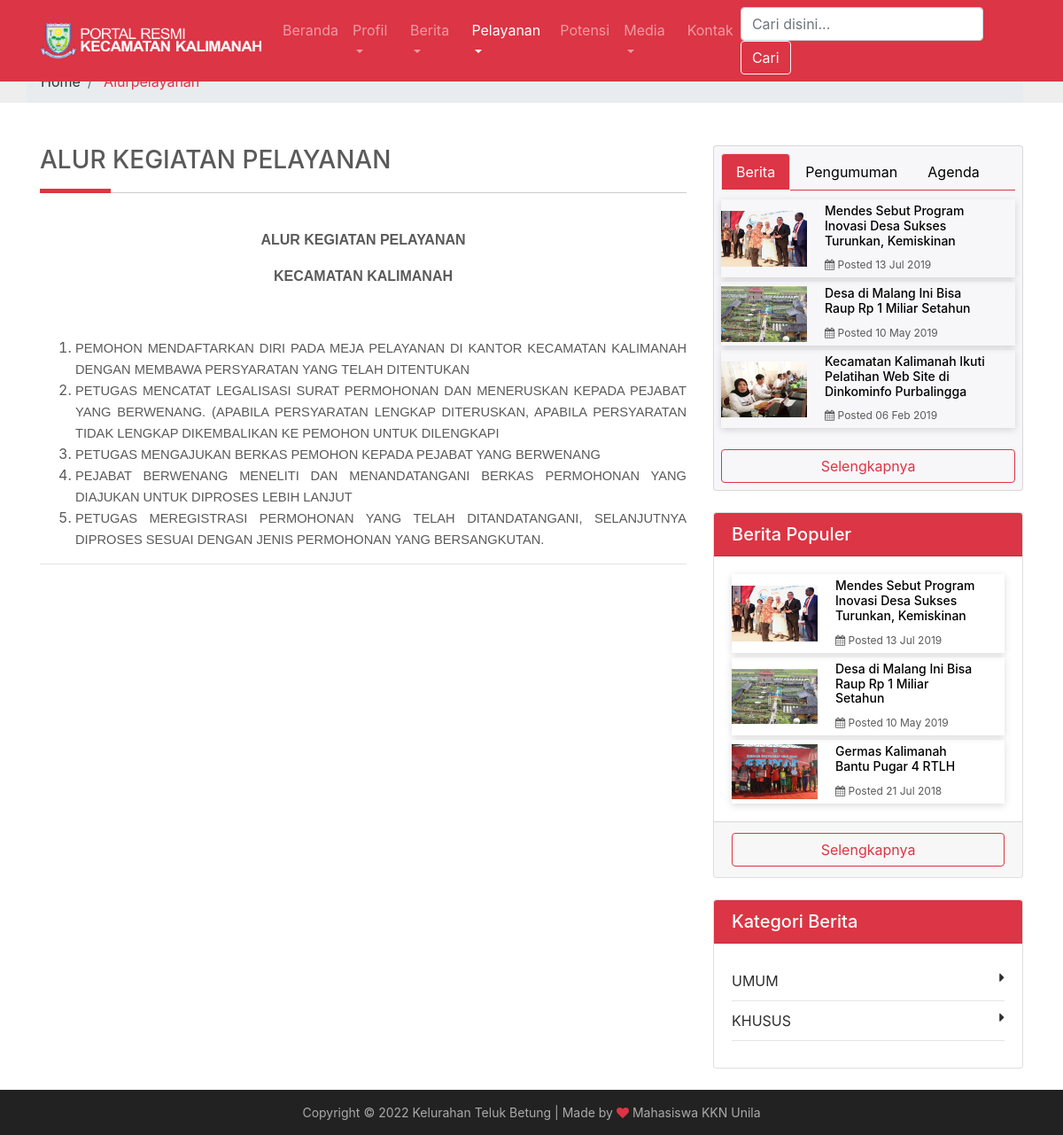
Screenshot of /index.php/alurpelayanan with the database file from the repository.
### tables this page shows
CREATE TABLE `tb_identitas` (
  `id` int(11) NOT NULL,
  `favicon` varchar(255) NOT NULL,
  `brand` varchar(255) NOT NULL,
  `email` varchar(80) NOT NULL,
  `alamat` varchar(255) NOT NULL,
  `telepon` varchar(13) NOT NULL,
  `maps` text
);

CREATE TABLE `tb_statis` (
  `id` int(11) NOT NULL,
  `judul` varchar(100) NOT NULL,
  `isi` text NOT NULL,
  `gambar` varchar(255) DEFAULT NULL
);

CREATE TABLE `tb_berita` (
  `id` int(11) NOT NULL,
  `judul` varchar(150) NOT NULL,
  `tanggal` datetime NOT NULL,
  `isi` text NOT NULL,
  `gambar` varchar(255) DEFAULT NULL,
  `tayang` int(11) DEFAULT '0',
  `slug` varchar(200) DEFAULT NULL,
  `userid` int(11) DEFAULT NULL,
  `kategoriid` int(11) DEFAULT NULL
);

CREATE TABLE `tb_kategori` (
  `id` int(11) NOT NULL,
  `nama` varchar(30) NOT NULL
);

### application/controllers/Alurpelayanan.php (called while the page is built, shortened)
<?php
class Alurpelayanan extends CI_Controller {
	function __construct() {
		$this->load->model('m_berita');
		$this->load->model('m_kategori');
		$this->load->model('m_pengumuman');
		$this->load->model('m_agenda');
		$this->load->model('m_statis');
		$this->load->model('m_pengunjung');
		$this->load->model('m_instagram');
		$this->load->model('m_identitas');
	}
	function index() {
		$x['agendaterbaru'] = $this->m_agenda->get_agenda_terbaru();
		$x['allkate'] = $this->m_kategori->get_all_kategori();
		$x['pengumumanterbaru'] = $this->m_pengumuman->get_pengumuman_terbaru();
		$x['populer'] = $this->m_berita->get_berita_populer();
		$x['beritaterbaru'] = $this->m_berita->get_berita_terbaru();
		$x['statis'] = $this->m_statis->get_all_alurlayanan();
		$x['ig'] = $this->m_instagram->get_all_instagram();
		$x['iden'] = $this->m_identitas->get_all_identitas();
		$this->load->view('alurpelayanan', $x);
	}
}

### index.php (called while the page is built, shortened)
<?php
require_once BASEPATH . 'core/CodeIgniter.php';

### application/models/M_identitas.php (called while the page is built, shortened)
<?php
class M_identitas extends CI_Model {
	function get_all_identitas() {
		$hsl = $this->db->get_where('tb_identitas', array('id' => '1'));
		return $hsl;
	}
}

### application/models/M_statis.php (called while the page is built, shortened)
<?php
class M_statis extends CI_Model {
	function get_all_alurlayanan() {
		return $hsl = $this->db->get_where('tb_statis', array('id' => '6'));
	}
}

### application/models/M_berita.php (called while the page is built, shortened)
<?php
class M_berita extends CI_Model {
	function get_berita_populer() {
		$this->db->select('*,DATE_FORMAT(tanggal,"%d %M %Y %h:%i") AS tanggal1');
		$this->db->from('tb_berita');
		$this->db->join('tb_user', 'tb_user.id = tb_berita.userid', 'INNER');
		$this->db->order_by('tayang', 'DESC');
		$this->db->limit(3);
		$hsl = $this->db->get();
		return $hsl;
	}
	function get_berita_terbaru() {
		$this->db->select('*,DATE_FORMAT(tanggal,"%d %M %Y %h:%i") AS tanggal1');
		$this->db->from('tb_berita');
		$this->db->join('tb_user', 'tb_user.id = tb_berita.userid', 'INNER');
		$this->db->order_by('tanggal', 'DESC');
		$this->db->limit(3);
		$hsl = $this->db->get();
		return $hsl;
	}
}

### application/models/M_kategori.php (called while the page is built, shortened)
<?php
class M_kategori extends CI_Model {
	function get_all_kategori() {
		$hsl = $this->db->query("select * from tb_kategori");
		return $hsl;
	}
}

### application/views/template/widget.php (the view, shortened to what this page needs)
<div class="widgett" >
  <nav style="margin-bottom: 10px;">
    <div class="nav nav-tabs border-danger" id="nav-tab" role="tablist">
      <a class="nav-item nav-link active" id="nav-berita-tab" data-toggle="tab" href="#nav-berita" role="tab" aria-controls="nav-berita" aria-selected="true">Berita</a>
      <a class="nav-item nav-link" id="nav-pengumuman-tab" data-toggle="tab" href="#nav-pengumuman" role="tab" aria-controls="nav-pengumuman" aria-selected="true">Pengumuman</a>
      <a class="nav-item nav-link" id="nav-agenda-tab" data-toggle="tab" href="#nav-agenda" role="tab" aria-controls="nav-agenda" aria-selected="false">Agenda</a>
    </div>
  </nav>
  <div class="tab-content" id="nav-tabContent">
    <div class="tab-pane fade show active" id="nav-berita" role="tabpanel" aria-labelledby="nav-berita-tab">
     <?php foreach ($beritaterbaru->result() as $row): ?>
       <a href="<?php echo site_url('berita/vw-' . $row->slug); ?>">
        <div class="single-blog-post post-style-2 d-flex align-items-center">
          <div class="post-thumbnail">
            <img src="<?php echo base_url() . 'assets/images/' . $row->gambar; ?>" alt="" class="img-fluid" width="100">
          </div>
          <div class="post-content">
           <a href="<?php echo site_url('berita/vw-' . $row->slug); ?>" class="headline">
             <h5><?php echo $row->judul; ?></h5>
           </a>
           <div class="post-meta">
            <p><i class="fa fa-calendar"></i> Posted <?php echo date("d", strtotime($row->tanggal1)); ?> <?php echo date("M Y", strtotime($row->tanggal1)); ?></p>
          </div>
        </div>
      </div>
    </a>
  <?php endforeach;?>
  <br>
  <a href="<?php echo site_url('berita'); ?>" class="btn btn-outline-danger btn-block">Selengkapnya</a>
</div>
</div>
</div>
<div class="card my-4">
  <h5 class="card-header bg-danger text-white">Berita Populer</h5>
  <div class="card-body">
    <?php foreach ($populer->result() as $row): ?>
     <a href="<?php echo site_url('berita/vw-' . $row->slug); ?>">
      <div class="single-blog-post post-style-2 d-flex align-items-center">
        <div class="post-thumbnail">
          <img src="<?php echo base_url() . 'assets/images/' . $row->gambar; ?>" alt="" class="img-fluid" width="100">
        </div>
        <div class="post-content">
          <a href="<?php echo site_url('berita/vw-' . $row->slug); ?>" class="headline">
           <h5><?php echo $row->judul; ?></h5>
         </a>
         <div class="post-meta">
          <p><i class="fa fa-calendar"></i> Posted <?php echo date("d", strtotime($row->tanggal1)); ?> <?php echo date("M Y", strtotime($row->tanggal1)); ?></p>
        </div>
      </div>
    </div>
  </a>
<?php endforeach;?>
</div>
<div class="card-footer">
  <a href="<?php echo site_url('berita'); ?>" class="btn btn-outline-danger btn-block">Selengkapnya</a>
</div>
</div>
<div class="card my-4">
 <h5 class="card-header bg-danger text-white">Kategori Berita</h5>
 <div class="card-body">
  <div class="blog-category_block">
    <ul>
      <?php foreach ($allkate->result() as $row): ?>
        <li><a href="<?php echo site_url('berita/kategori/' . str_replace(" ", "-", $row->nama)); ?>"><?php echo $row->nama; ?><i class="fa fa-caret-right" aria-hidden="true"></i></a></li>
      <?php endforeach;?>
    </ul>
  </div>
</div>
</div>

### application/views/template/menu.php (shortened to what this page needs)
<?php $iden = $iden->row_array()?>
<header>
  <nav class="navbar navbar-expand-xl navbar-dark fixed-top bg-danger">
    <div class="container">
      <a class="navbar-brand" href="<?php echo site_url() ?>">
        <img src="<?php echo base_url() . 'assetss/favicon/' . $iden['brand'] ?>" width="250" height="40" alt="">
      </a>
      <div class="collapse navbar-collapse" id="navbarCollapse">
        <ul class="navbar-nav mr-auto">
          <li <?php echo (($this->uri->segment(1) == "beranda" || $this->uri->segment(1) == "") ? 'class="nav-item active"' : 'class="nav-item"') ?>>
            <a class="nav-link" href="<?php echo base_url() . 'beranda'; ?>">Beranda<span class="sr-only">(current)</span></a>
          </li>
          <li class="nav-item dropdown <?php if ($this->uri->segment(1) == "sambutan" || $this->uri->segment(1) == "strukturorganisasi" || $this->uri->segment(1) == "visimisi" || $this->uri->segment(1) == "profilpegawai" || $this->uri->segment(1) == "desa") {
	echo 'active'
	;
}
?>">
         <a class="nav-link dropdown-toggle" href="#" id="navbarDropdown" role="button" data-toggle="dropdown" aria-haspopup="true" aria-expanded="false">
          Profil
        </a>
      </li>
      <li class="nav-item dropdown  <?php if ($this->uri->segment(1) == "berita" || $this->uri->segment(1) == "agenda" || $this->uri->segment(1) == "pengumuman") {
	echo 'active';}?>">
       <a class="nav-link dropdown-toggle" href="#" id="navbarDropdown" role="button" data-toggle="dropdown" aria-haspopup="true" aria-expanded="false">
        Berita
      </a>
    </li>
    <li class="nav-item dropdown  <?php if ($this->uri->segment(1) == "alurpelayanan" || $this->uri->segment(1) == "denahpelayanan" || $this->uri->segment(1) == "jenispelayanan") {
	echo 'active';}?>">
     <a class="nav-link dropdown-toggle" href="#" id="navbarDropdown" role="button" data-toggle="dropdown" aria-haspopup="true" aria-expanded="false">
      Pelayanan
    </a>
  </li>
  <li <?php echo (($this->uri->segment(1) == "potensi") ? 'class="nav-item active"' : 'class="nav-item "') ?>>
    <li <?php echo (($this->uri->segment(1) == "potensi") ? 'class="nav-item active"' : 'class="nav-item "') ?>>
      <a class="nav-link" href="<?php echo base_url() . 'potensi'; ?>">Potensi</a>
    </li>
    <li class="nav-item dropdown <?php if ($this->uri->segment(1) == "media" || $this->uri->segment(1) == "download") {
	echo 'active';}?>">
     <a class="nav-link dropdown-toggle" href="#" id="navbarDropdown" role="button" data-toggle="dropdown" aria-haspopup="true" aria-expanded="false">
      Media
    </a>
  </li>
  <li <?php echo (($this->uri->segment(1) == "kontak") ? 'class="nav-item active"' : 'class="nav-item "') ?>>
    <a class="nav-link" href="<?php echo base_url() . 'kontak'; ?>">Kontak</a>
  </li>
</ul>
<form class="form-inline mt-2 mt-md-0"  action="<?php echo site_url('berita/search'); ?>" method="get" >
  <input class="form-control mr-sm-2" type="text" placeholder="Cari disini..." aria-label="Search" name="keyword">
  <button class="btn btn-outline-light my-2 my-sm-0" type="submit">Cari</button>
</form>
</div>
</div>
</nav>
</header>

### application/views/alurpelayanan.php (shortened to what this page needs)
<?php $this->load->view('template/header');
$this->load->view('template/menu')?>
<div class="marketing">
  <?php $this->load->view('template/pathway')?>
   <div class="container">
    <div class="row">
<?php $row = $statis->row_array()?>
      <div class="col-md-8">
        <h3 class="p-title"><?php echo $row['judul'] ?> <span style="color:#DC3545;"></span></h3>
        <div>
          <?php echo $row['isi'] ?>
        </div>
        <hr>
      </div>
      <div class="col-md-4">
       <?php $this->load->view('template/widget')?>
      </div>
    </div>
  </div>
</div>

### assetss/css/carousel.css (style rules this page uses)
body { padding-top: 3rem; color: #5a5a5a; }

### assetss/css/style.css (style rules this page uses)
html, body { height: 100%; }
.blog-category_block ul { margin: 0; padding: 0; }
.blog-category_block ul li { list-style: none; margin: 10px 0; border-bottom: 1px solid rgba(0, 0, 0, 0.1); }
.blog-category_block ul li a { color: #2d2d2d; text-decoration: none; padding-bottom: 10px; display: block; }
.blog-category_block ul li a i { float: right; }
.widgett { background-color: #F7F7F9 !important; border: 1px solid rgba(0,0,0,.125); border-radius: .25rem; padding: .5rem; }
.nav-tabs .nav-item.show .nav-link, .nav-tabs .nav-link.active { background-color: #DC3545; color: #ffffff; }
a { color:#000000; }
.p-title { position: relative; padding-bottom: 20px; margin-bottom: 40px; }
.p-title:after { content:''; position: absolute; bottom: 0; left: 0; width: 100%; height: 1px; background: #ccc; }
.p-title:before { content:''; position: absolute; bottom: 0; left: 0; width: 80px; height: 5px; background: #DC3545; z-index: 1 !important; }
.single-blog-post { position: relative; z-index: 1; box-shadow: 0 2px 8px rgba(0, 0, 0, 0.15); margin-bottom: 5px; }
.single-blog-post .post-thumbnail { position: relative; z-index: 1; }
.single-blog-post .post-content { padding: 20px 30px; }
.single-blog-post .post-content .headline h5 { font-size: 18px; margin-bottom: 10px; }
.single-blog-post .post-content p { margin-bottom: 20px; }
.single-blog-post .post-content .post-meta p { margin-bottom: 0; font-size: 12px; }
.single-blog-post.post-style-2 { margin-bottom: 5px; }
.single-blog-post.post-style-2 .post-thumbnail { -webkit-box-flex: 0; -ms-flex: 0 0 97px; flex: 0 0 97px; min-width: 97px; margin-right: 15px; }
.single-blog-post.post-style-2 .post-content { padding: 5px 30px 5px 5px; }
.single-blog-post.post-style-2 .post-content .headline h5 { font-size: 14px; margin-bottom: 10px; }
.single-blog-post.post-style-2:last-of-type { margin-bottom: 0; }

### rows the page displays
tb_identitas: brand (picture)
tb_statis: judul "ALUR KEGIATAN PELAYANAN", isi "ALUR KEGIATAN PELAYANAN KECAMATAN KALIMANAH PEMOHON MENDAFTARKAN DIRI PADA MEJA PELAYANAN DI KANTOR KECAMATAN KALIMANAH DENGAN MEMBAWA PERSYARATAN YANG TELAH DITENTUKAN PETUGAS MENCATAT LEGALISASI SURAT PERMOHONAN DAN MENERUSKAN KEPADA PEJABAT YANG BERWENANG. (APABILA PERSYARATAN LENGKAP DITERUSKAN, APABILA PERSYARATAN TIDAK LENGKAP DIKEMBALIKAN KE PEMOHON UNTUK DILENGKAPI PETUGAS MENGAJUKAN BERKAS PEMOHON KEPADA PEJABAT YANG BERWENANG PEJABAT BERWENANG MENELITI DAN MENANDATANGANI BERKAS PERMOHONAN YANG DIAJUKAN UNTUK DIPROSES LEBIH LANJUT PETUGAS MEREGISTRASI PERMOHONAN YANG TELAH DITANDATANGANI, SELANJUTNYA DIPROSES SESUAI DENGAN JENIS PERMOHONAN YANG BERSANGKUTAN."
tb_berita: gambar (picture), judul "Mendes Sebut Program Inovasi Desa Sukses Turunkan, Kemiskinan", tanggal1 "13", tanggal1 "Jul 2019"
tb_berita: gambar (picture), judul "Desa di Malang Ini Bisa Raup Rp 1 Miliar Setahun", tanggal1 "10", tanggal1 "May 2019"
tb_berita: gambar (picture), judul "Kecamatan Kalimanah Ikuti Pelatihan Web Site di Dinkominfo Purbalingga", tanggal1 "06", tanggal1 "Feb 2019"
tb_berita: gambar (picture), judul "Germas Kalimanah Bantu Pugar 4 RTLH", tanggal1 "21", tanggal1 "Jul 2018"
tb_kategori: nama "UMUM"
tb_kategori: nama "KHUSUS"

### other values shown
$segment "Alurpelayanan"
